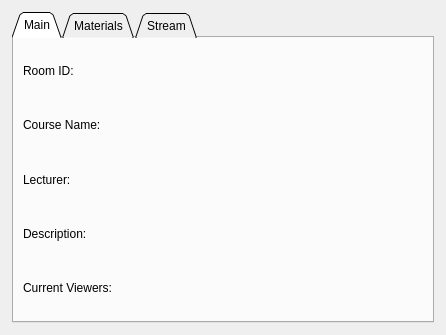
<?xml version="1.0" encoding="UTF-8"?>
<ui version="4.0">
 <class>Form</class>
 <widget class="QWidget" name="Form">
  <property name="geometry">
   <rect>
    <x>0</x>
    <y>0</y>
    <width>446</width>
    <height>335</height>
   </rect>
  </property>
  <property name="windowTitle">
   <string>Form</string>
  </property>
  <widget class="QTabWidget" name="tabWidget">
   <property name="geometry">
    <rect>
     <x>12</x>
     <y>12</y>
     <width>422</width>
     <height>311</height>
    </rect>
   </property>
   <property name="acceptDrops">
    <bool>false</bool>
   </property>
   <property name="tabPosition">
    <enum>QTabWidget::North</enum>
   </property>
   <property name="tabShape">
    <enum>QTabWidget::Triangular</enum>
   </property>
   <property name="currentIndex">
    <number>0</number>
   </property>
   <property name="elideMode">
    <enum>Qt::ElideRight</enum>
   </property>
   <widget class="QWidget" name="mainTab">
    <attribute name="icon">
     <iconset>
      <normaloff>homeicon.svg</normaloff>homeicon.svg</iconset>
    </attribute>
    <attribute name="title">
     <string>Main</string>
    </attribute>
    <attribute name="toolTip">
     <string>Main Page</string>
    </attribute>
    <layout class="QVBoxLayout" name="verticalLayout">
     <item>
      <widget class="QLabel" name="label_2">
       <property name="text">
        <string>Room ID:</string>
       </property>
      </widget>
     </item>
     <item>
      <widget class="QLabel" name="label">
       <property name="text">
        <string>Course Name: </string>
       </property>
      </widget>
     </item>
     <item>
      <widget class="QLabel" name="label_3">
       <property name="text">
        <string>Lecturer: </string>
       </property>
      </widget>
     </item>
     <item>
      <widget class="QLabel" name="label_4">
       <property name="text">
        <string>Description:</string>
       </property>
      </widget>
     </item>
     <item>
      <widget class="QLabel" name="label_5">
       <property name="text">
        <string>Current Viewers: </string>
       </property>
      </widget>
     </item>
    </layout>
   </widget>
   <widget class="QWidget" name="materialsTab">
    <attribute name="icon">
     <iconset>
      <normaloff>bookicon.png</normaloff>bookicon.png</iconset>
    </attribute>
    <attribute name="title">
     <string>Materials</string>
    </attribute>
    <attribute name="toolTip">
     <string>Materials</string>
    </attribute>
    <layout class="QVBoxLayout" name="verticalLayout_2">
     <item>
      <widget class="QLabel" name="label_6">
       <property name="text">
        <string>Post something! </string>
       </property>
      </widget>
     </item>
     <item>
      <widget class="QTextEdit" name="textEdit"/>
     </item>
     <item>
      <widget class="QPushButton" name="pushButton_2">
       <property name="text">
        <string>Attach a file .. </string>
       </property>
      </widget>
     </item>
     <item>
      <widget class="QPushButton" name="pushButton">
       <property name="text">
        <string>Post</string>
       </property>
      </widget>
     </item>
    </layout>
   </widget>
   <widget class="QWidget" name="streamTab">
    <attribute name="icon">
     <iconset>
      <normaloff>eyeicon.png</normaloff>eyeicon.png</iconset>
    </attribute>
    <attribute name="title">
     <string>Stream</string>
    </attribute>
    <attribute name="toolTip">
     <string>Watch Stream</string>
    </attribute>
   </widget>
  </widget>
 </widget>
 <resources/>
 <connections/>
</ui>
